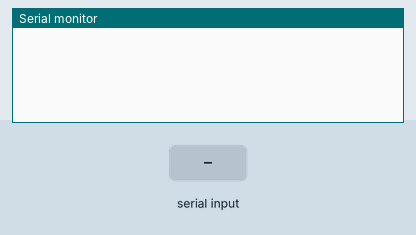
Simulated run of this sketch. Board: Arduino Uno, built with avr-gcc and run on an emulated ATmega328P. On the bench: the last lines printed to the serial monitor. The inputs (shaded band) are chosen by the test bench.

Above: at 1.2 s.
1.3 s: "red\n" received over Serial
At 2.4 s:
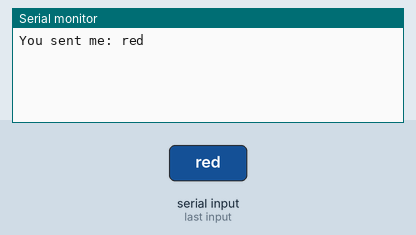
2.8 s: "1\n" received over Serial
At 3.5 s:
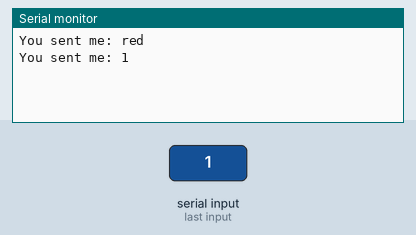

The sketch:

SimplePiSerial.ino
```cpp
void setup() {
  Serial.begin(9600);
}
void loop() {
  if (Serial.available() > 0) {
    String data = Serial.readStringUntil('\n');
    Serial.print("You sent me: ");
    Serial.println(data);
    if (data.startsWith("red")){
      digitalWrite(2,HIGH);
    }
  }
}
```

Measured:
- after the input at 1.3 s, the serial monitor: prints a new line at once (image 1)
- after the input at 2.8 s, the serial monitor: prints a new line at once (image 2)
